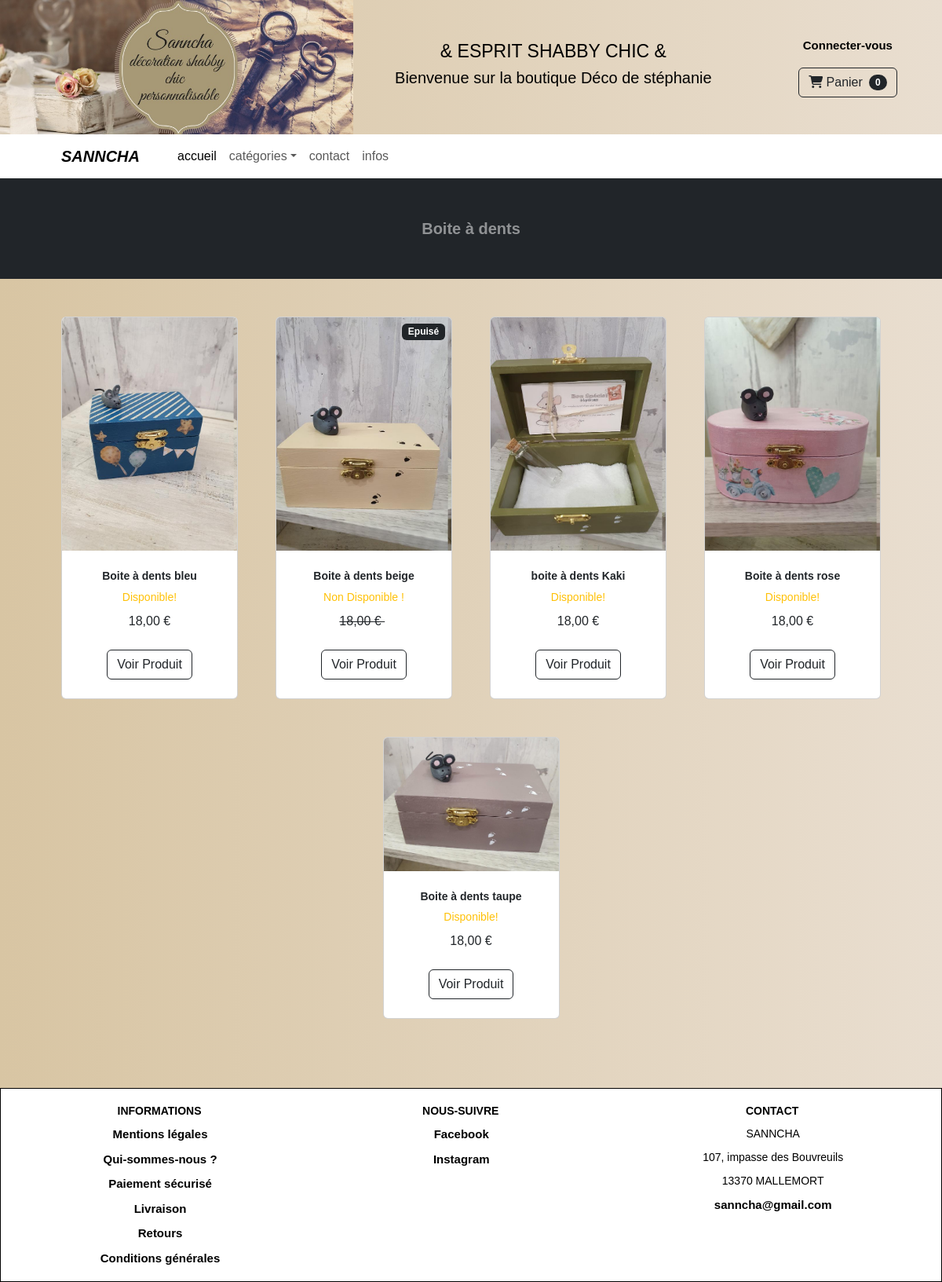
Screenshot of /product/category/boite-a-dents with the database file from the repository.
### product/models.py (models this page shows, shortened)
class Category(models.Model):
	name = models.CharField(max_length=150)
	slug = models.SlugField(max_length=150, unique=True)
	image_cat = models.ImageField(upload_to="images", default=None, blank=True)
	class Meta:
		verbose_name = "categorie"
		verbose_name_plural = "categories"
	def __str__(self):
		return self.name

class Product(models.Model):
	category = models.ForeignKey(
			Category,
			related_name="products",
			on_delete=models.CASCADE,
	)
	name = models.CharField(max_length=150)
	slug = models.SlugField(max_length=150)
	image = models.ImageField(upload_to='uploads/product/', blank=True)
	description = models.CharField(max_length=250, default='', blank=True, null=True)
	price = models.DecimalField(default=0, decimal_places=2, max_digits=6)
	available = models.BooleanField(default=True)
	created = models.DateTimeField(auto_now_add=True)
	updated = models.DateTimeField(auto_now=True)
	quantity = models.IntegerField(default=0)
	max_width = 800

### product/views.py (the view)
# urls.py: path('category/<slug:slug>', category, name='category'),
def category(request, slug):
	try:
		category = Category.objects.get(slug=slug)
		products = Product.objects.filter(category=category)
		return render(request, 'product/category.html', {
			'products':products,
			'category':category,
			})
	except:
		if slug == "all":
			products = Product.objects.all()
			category = "Tous les Produits"
			return render(request, 'product/category.html', {
				"products": products,
				"category": category,
				})
		else:
			messages.warning(request, ("Cette catégorie n'existe pas..."))
			return redirect('home')

### cart/cart.py (called while the page is built)
	def __len__(self):
		return sum(item['quantity'] for item in self.cart.values())

### cart/context_processors.py (called while the page is built)
def cart(request):
	return {'cart': Cart(request)}

### product/templates/product/category.html (shortened to what this page needs)
{% extends 'base.html' %}
{% load static %}
{% block css %}
    <link rel="stylesheet"
          type="text/css"
          href="{% static 'css/style.css' %}">
{% endblock css %}
{% block content %}
        <div  id="py-5" style="margin-bottom: 40px;">
            <header class="bg-dark py-1">
                <div class="container px-4 px-lg-5 my-5">
                    <div class="text-center text-white-50">
                        <h3 class="display-4 fw-bolder" style="font-size: 20px;">
                            {{ category }}
                        </h3>
                    </div>
                </div>
            </header>
            <section id="cat-prod">
                <div class="container px-4 px-lg-5 mt-5">
                    <div class="row gx-4 gx-lg-5 row-cols-2 row-cols-md-3 row-cols-xl-4 justify-content-center">
                    {% for product in products %}
                        {% if not product.available %}
                        <div class="col mb-5">
                            <div class="card h-100">
                                <div class="badge bg-dark text-white position-absolute" style="top: 0.5rem; right: 0.5rem">Epuisé</div>
                                <img class="card-img-top" src="{% if product.image %}{{ product.image.url }}{% else %}{% static 'assets/no_image.png' %}{% endif %}">
                                <div class="card-body p-4">
                                    <div class="text-center">
                                        <h5 class="fw-bolder">{{ product.name }}</h5>
                                        <div class="d-flex justify-content-center small text-warning mb-2">
                                            &nbsp;&nbsp;Non Disponible !&nbsp;&nbsp;
                                        </div>
                                        <strike>
                                        {{ product.price }} €
                                        </strike>
                                    </div>
                                </div>
                                <div class="card-footer p-4 pt-0 border-top-0 bg-transparent">
                                    <div class="text-center">
                                        <a class="btn btn-outline-dark mt-auto" href="{% url 'product' product.id  %}#nav">Voir Produit</a>
                                    </div>
                                </div>
                            </div>
                        </div>
                        {% else %}
                        <div class="col mb-5">
                            <div class="card h-100">
                                <img class="card-img-top" src="{% if product.image %}{{ product.image.url }}{% else %}{% static 'assets/no_image.png' %}{% endif %}">
                                <div class="card-body p-4">
                                    <div class="text-center">
                                        <h5 class="fw-bolder">{{ product.name }}</h5>
                                        <div class="d-flex justify-content-center small text-warning mb-2">
                                            &nbsp;&nbsp;Disponible!&nbsp;&nbsp;
                                        </div>
                                        {{ product.price }} €
                                    </div>
                                </div>
                                <div class="card-footer p-4 pt-0 border-top-0 bg-transparent">
                                    <div class="text-center"><a class="btn btn-outline-dark mt-auto" href="{% url 'product' product.id %}#product">Voir Produit</a></div>
                                </div>
                            </div>
                        </div>
                            {% endif %}
                        {% endfor %}
                </div>
            </section>
        </div>
{% endblock content %}

### static_files/css/style.css (style rules this page uses)
* { padding: 0px; margin: 0px; font-family: Arial, Helvetica, sans-serif; }
body { background: linear-gradient(90deg, #d8c5a3, #e9ded0); padding: 0px; margin: 0px; }
h3 { font-size: 18px; font-weight: 600; }
h5 { font-size: 14px; font-weight: 600; }
a { text-decoration: none; color: black; font-weight: 600; position: relative; }
a::before { position: absolute; right: 0; left: 0; bottom: 0px; margin: auto; width: 0%; content: ''; color: transparent; background: black; height: 0px; transition: all 0.3sec; }

### rows the page displays
Category: name "Boite à dents"
Product: image (picture), name "Boite à dents bleu", price "18,00"
Product: image (picture), name "Boite à dents beige", price "18,00"
Product: image (picture), name "boite à dents Kaki", price "18,00"
Product: image (picture), name "Boite à dents rose", price "18,00"
Product: image (picture), name "Boite à dents taupe", price "18,00"
